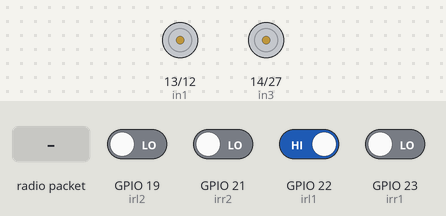
Simulated run of this sketch. Board: ESP32. On the bench: motor-driver pin pairs drawn as motors (green arrow = first pin HIGH = forward, orange = second pin HIGH = backward, longer = more drive). Inputs (shaded band) come from the test bench; at power-on: GPIO 22 (irl1) HIGH, GPIO 19 (irl2), GPIO 21 (irr2), GPIO 23 (irr1) LOW. What the sketch prints to the serial monitor is not drawn.

Above: at 1.2 s.
1.3 s: radio packet "table1" arrives
At 2.1 s:
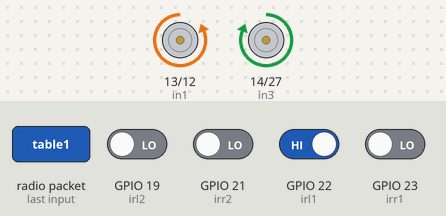
2.8 s: GPIO 22 (irl1) driven LOW
At 3.9 s:
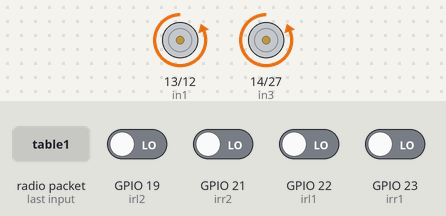
4.3 s: GPIO 23 (irr1) driven HIGH
At 5.1 s:
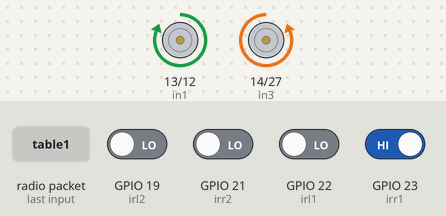
5.8 s: GPIO 23 (irr1) driven LOW
At 6.2 s:
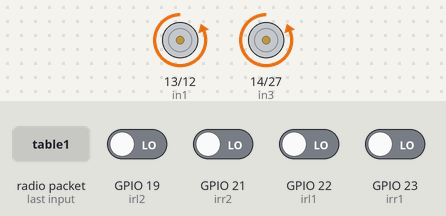
7.3 s: radio packet "1" arrives
At 8.0 s:
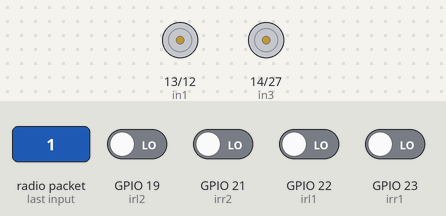
Timing chart, 0 to 9.8 s (numbered marks = the images above; inputs shaded):
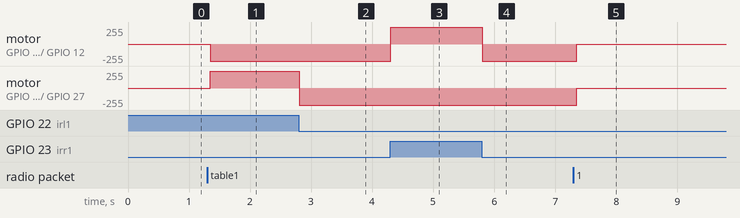

Measured:
- after the input at 1.3 s, motor on GPIO 13 (in1) / GPIO 12 (in2): stopped → backward 255/255 after 0.05 s; motor on GPIO 14 (in3) / GPIO 27 (in4): stopped → forward 255/255 after 0.05 s
- after the input at 2.8 s, motor on GPIO 14 (in3) / GPIO 27 (in4): forward 255/255 → backward 255/255 at once
- after the input at 4.3 s, motor on GPIO 13 (in1) / GPIO 12 (in2): backward 255/255 → forward 255/255 at once
- after the input at 5.8 s, motor on GPIO 13 (in1) / GPIO 12 (in2): forward 255/255 → backward 255/255 at once
- after the input at 7.3 s, motor on GPIO 13 (in1) / GPIO 12 (in2), motor on GPIO 14 (in3) / GPIO 27 (in4): backward 255/255 → stopped after 0.05 s

The sketch:

r9.ino
```cpp
#include <esp_now.h>
#include <WiFi.h>

//car
#define in1 13
#define in2 12
#define in3 14
#define in4 27
///////////////////////////////

//ir sensors
int irr1 = 23;
int irl1 = 22;
int irr2 = 21;
int irl2 = 19;
//////////////////////
// Sender ESP32 MAC Address (Replace with actual sender MAC)
uint8_t senderMAC[] = {0x5C, 0x01, 0x3B, 0x4D, 0xCA, 0xF0}; // Replace with actual MAC

// Global variable to track the last message received
char lastReceivedMessage[20] = "";
char cmd[999] = "";
// Callback function when data is received
void OnDataRecv(const esp_now_recv_info_t *info, const uint8_t *incomingData, int len) {
  // Ensure incomingData is properly null-terminated
  char receivedMessage[len + 1];
  memcpy(receivedMessage, incomingData, len);
  receivedMessage[len] = '\0'; // Null-terminate

  // Check if it's a duplicate message to avoid re-processing
  if (strcmp(receivedMessage, lastReceivedMessage) == 0) {
    return; // Ignore if it's the same message
  }

  // Store the message for reference
  strcpy(lastReceivedMessage, receivedMessage);
  strcpy(cmd, receivedMessage);

  // Send acknowledgment back to sender
  char feedback[50];  // Buffer for feedback message
  snprintf(feedback, sizeof(feedback), "Order received from %s", receivedMessage);

  esp_err_t result = esp_now_send(senderMAC, (uint8_t *)feedback, strlen(feedback) + 1);

  if (result == ESP_OK) {
    Serial.println("Order Confirmed");
  } else {
    Serial.println("Order Cancelled");
  }

  // Check received message and respond accordingly
  Serial.print("Received msg : ");
  Serial.println(receivedMessage);

  // 🔹 Reset received message after processing
  memset(lastReceivedMessage, 0, sizeof(lastReceivedMessage));
}

// Movement functions (same as your original code)
void forward()
{
  digitalWrite(in1, LOW);
  digitalWrite(in2, HIGH);
  digitalWrite(in3, LOW);
  digitalWrite(in4, HIGH);
}

void backward()
{
  digitalWrite(in1, HIGH);
  digitalWrite(in2, LOW);
  digitalWrite(in3, HIGH);
  digitalWrite(in4, LOW);
}

void right()
{
  digitalWrite(in1, HIGH);
  digitalWrite(in2, LOW);
  digitalWrite(in3, LOW);
  digitalWrite(in4, HIGH);
}

void left()
{
  digitalWrite(in1, LOW);
  digitalWrite(in2, HIGH);
  digitalWrite(in3, HIGH);
  digitalWrite(in4, LOW);
}


void Stop()
{
  digitalWrite(in1, LOW);
  digitalWrite(in2, LOW);
  digitalWrite(in3, LOW);
  digitalWrite(in4, LOW);
}
void setup() {
  Serial.begin(115200);
  // Set pin modes
  pinMode(in1, OUTPUT);
  pinMode(in2, OUTPUT);
  pinMode(in3, OUTPUT);
  pinMode(in4, OUTPUT);
  pinMode(irr1, INPUT);
  pinMode(irl1, INPUT);
  pinMode(irr2, INPUT);
  pinMode(irl2, INPUT);
  WiFi.mode(WIFI_STA); // Set device as a Wi-Fi Station

  if (esp_now_init() != ESP_OK) {
    Serial.println("ESP-NOW Initialization Failed!");
    return;
  }

  esp_now_register_recv_cb(OnDataRecv); // Register receive callback

  // Add Sender as a Peer
  esp_now_peer_info_t peerInfo;
  memset(&peerInfo, 0, sizeof(peerInfo)); // Initialize struct with zeros
  memcpy(peerInfo.peer_addr, senderMAC, 6);
  peerInfo.channel = 0;
  peerInfo.encrypt = false;

  if (esp_now_add_peer(&peerInfo) != ESP_OK) {
    Serial.println("Failed to add peer");
    return;
  }
}
int turn1 = 0, turn2 = 0, turn3 = 0, turn4 = 0; // turning for moving while one time only to turn
void loop() {
  int irr_1, irl_1,irr_2, irl_2;
  irr_1 = digitalRead(irr1);
  irl_1 = digitalRead(irl1);
  irr_2 = digitalRead(irr2);
  irl_2 = digitalRead(irl2);
  Serial.print(irr_1);
  Serial.print(", ");
  Serial.println(irl_1);
  // The receiver will continuously listen for messages and send acknowledgment
  if (strcmp(cmd, "table1") == 0)
  {
    Serial.println("Placing on table 1");
    if (irr_1 == 1 && irr_2 == 1)
    {
      if (turn1 == 0)
      {
        while (irl2 != 1)
        {
          right();
        }
        turn1++;
      }
    }
    if (irl_1 == 0 && irr_1 == 0)
    {
      forward();
    }
    else if (irr_1 == 1 && irl_1 == 0)
    {
      right();
    }
    else if (irr_1 == 0 && irl_1 == 1)
    {
      left();
    }
    else if (irr_1 == 1 && irl_1 == 1)
    {
      Stop();
    }
  }
  else
  {
    Stop();
  }
}
```
